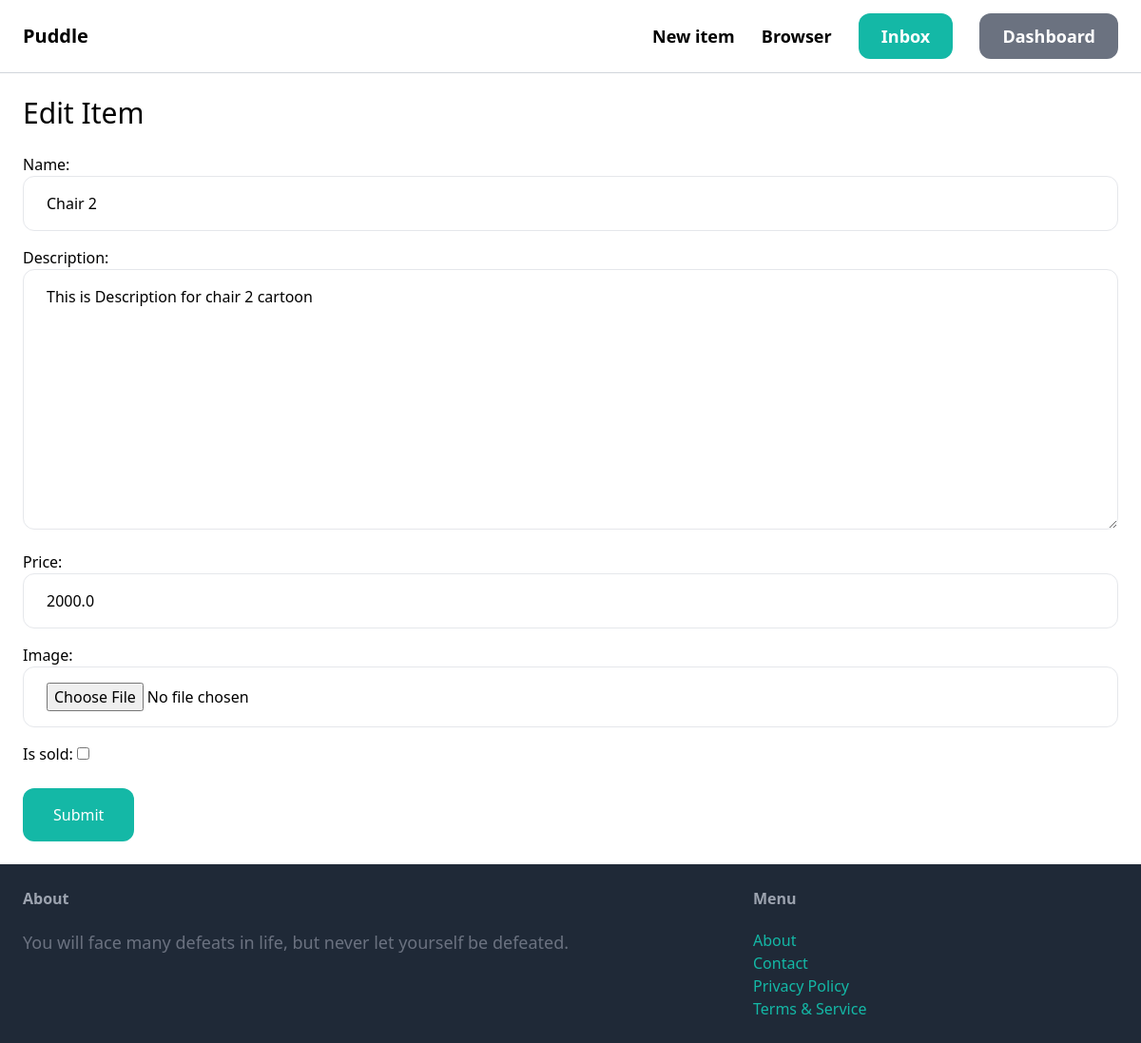
Screenshot of /items/12/edit/ (signed in) with the database file from the repository.
### item/models.py (models this page shows, shortened)
class Item(models.Model):
    Category = models.ForeignKey(Category, related_name='items', on_delete=models.CASCADE)
    name = models.CharField(max_length=255)
    description = models.TextField(blank=True, null=False)
    price = models.FloatField()
    image = models.ImageField(upload_to='item_images', blank=True, null=True)
    is_sold = models.BooleanField(default=False)
    created_by = models.ForeignKey(User, related_name='items', on_delete=models.CASCADE)
    created_at = models.DateTimeField(auto_now_add=True)

### item/views.py (the view)
# urls.py: path('<int:pk>/edit/', views.edit, name='edit'),
@login_required
def edit(request, pk):
    item = get_object_or_404(Item, pk=pk, created_by=request.user)
    if request.method == 'POST':
        form = EditItemForm(request.POST, request.FILES, instance=item)
        if form.is_valid():
            item.save()
            return redirect('item:detail', pk=item.pk)
    else:
        form = EditItemForm(instance=item)
    return render(request, 'item/form.html', {
        'form': form,
        'title': 'Edit Item',
    })

### item/forms.py
class EditItemForm(forms.ModelForm):
    class Meta:
        model = Item
        fields = ('name', 'description', 'price', 'image', 'is_sold')
        widgets = dict(
            name=forms.TextInput(attrs={'class': INPUT_CLASSES}),
            description=forms.Textarea(attrs={'class': INPUT_CLASSES}),
            price=forms.TextInput(attrs={'class': INPUT_CLASSES}),
            image=forms.FileInput(attrs={'class': INPUT_CLASSES}),
        )

### item/templates/item/form.html (shortened to what this page needs)
{% extends 'core/base.html' %}
{% block content %}
    <h1 class="mb-6 text-3xl">{{ title }}</h1>
    <form method="post" action="." enctype="multipart/form-data">
        <div class="space-y-4">
            {{ form.as_p }}
        </div>
        <button class="mt-6 py-4 px-8 bg-teal-500 hover:bg-teal-700 rounded-xl text-white">Submit</button>
    </form>
{% endblock%}

### rows the page displays
Item: name "Chair 2", description "This is Description for chair 2 cartoon", price "2000.0"

### other values shown
{{ title }} "Edit Item"
